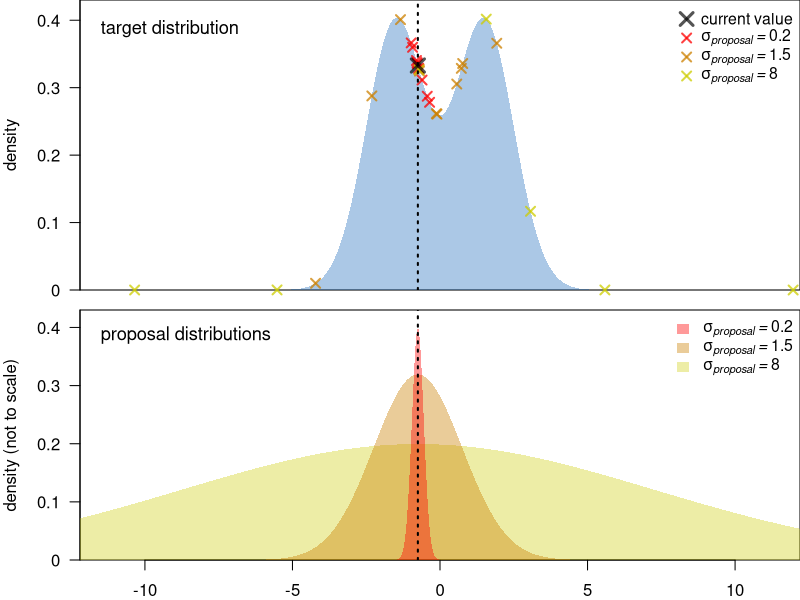
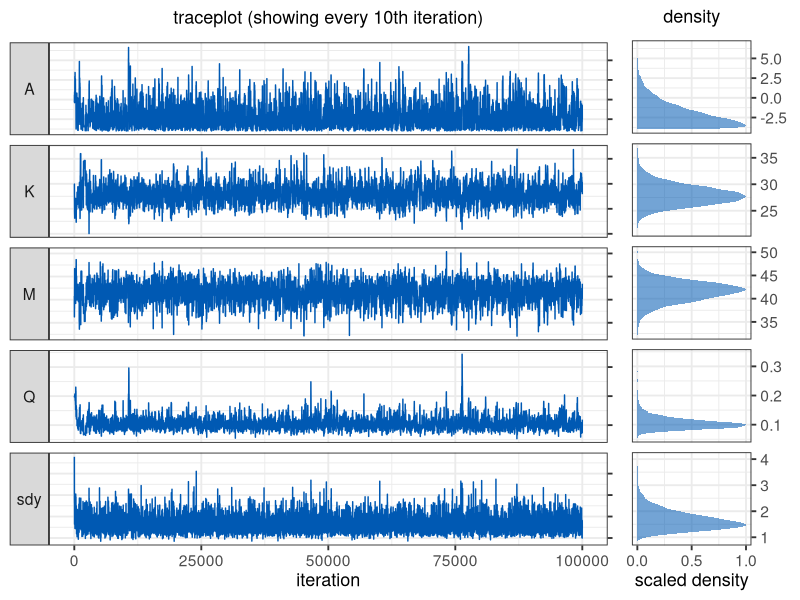
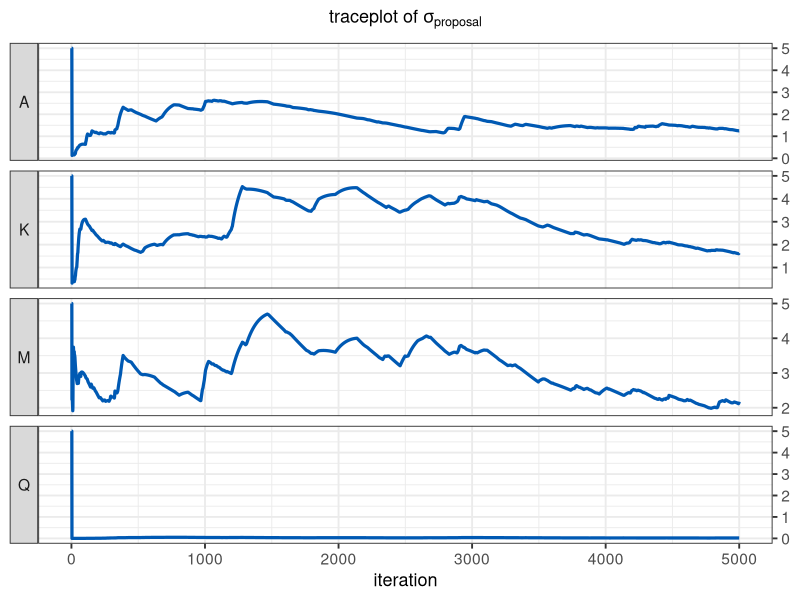

The R script that drew these images, in order:
## ---- chunk 1
knitr::opts_chunk$set(echo = TRUE)
## ---- chunk 2

set.seed(2)
par(mfrow=c(2,1),mar = c(0.5,4,0,0), las = 1)
xd <- seq(-12.2,12.2,0.01)
yd <- dnorm(xd,-1.5,1)+dnorm(xd,1.5,1)
plot(xd,yd, xlab = "", ylab = "density",type = "n", yaxs = "i", xaxs = "i", ylim = c(0,0.43), xaxt = "n", yaxt = "n")
axis(2,seq(0,0.5,0.1), c("0",as.character(seq(0.1,0.4,0.1)),NA))
text(-11.5,0.39,"target distribution", adj = c(0,.5), cex = 1.1)

error_polygon <- function(x,en,ep,color) {
  polygon( c(x[1], x, x[length(x)], x[length(x)], rev(x), x[1]),
           c((ep)[1],ep, (ep)[length(ep)], (en)[length(en)], rev(en), (en)[1]),
           border = NA, col = color)
}

col3 <- rgb(0.8,0.8,0,.75)
col2 <- rgb(0.8,0.5,0,.75)
col1 <- rgb(1,0,0,.75)


error_polygon(xd,rep(0,length(xd)),yd,rgb(0,0.35,0.7,0.33))
p1 <- -0.75
sd3 <- p1+rnorm(10,0,0.2)
points(sd3,dnorm(sd3,-1.5,1)+dnorm(sd3,1.5,1), pch = 4, cex = 1.2, lwd = 2, col = col1, xpd = T)

sd2 <- p1+rnorm(10,0,1.5)
points(sd2,dnorm(sd2,-1.5,1)+dnorm(sd2,1.5,1), pch = 4, cex = 1.2, lwd = 2, col = col2, xpd = T)

sd1 <- p1+rnorm(10,0,8)
points(sd1,dnorm(sd1,-1.5,1)+dnorm(sd1,1.5,1), pch = 4, cex = 1.2, lwd = 2, col = col3, xpd = T)

abline(v= -0.75, lty = 3, lwd = 2)
points(-0.75,dnorm(-0.75,-1.5,1)+dnorm(-0.75,1.5,1), pch = 4, cex = 1.75, lwd = 3, col = rgb(0,0,0,0.67), xpd = T)
sigmas <- c(8,1.5,0.2)
legend("topright", as.expression(c("current value",sapply(1:3, function(x) bquote(italic(sigma["proposal"]~"="~.(rev(sigmas)[x])))))), 
       col = c(rgb(0,0,0,0.67),col1,col2,col3), border = NA, bty = "n", pch = 4, 
       pt.cex = c(1.7,1.2,1.2,1.2), pt.lwd = c(3,2,2,2), cex = 0.95)


par(mar = c(2,4,0.5,0))

plot(xd,yd, xlab = "", ylab = "density (not to scale)",type = "n", yaxs = "i", xaxs = "i", ylim = c(0,0.43), yaxt = "n")
text(-11.5,0.39,"proposal distributions", adj = c(0,.5), cex = 1.1)
axis(2,seq(0,0.5,0.1), c("0",as.character(seq(0.1,0.4,0.1)),NA))

col1 <- rgb(0.8,0.8,0,0.35)
col2 <- rgb(0.8,0.5,0,0.4)
col3 <- rgb(1,0,0,0.4)

error_polygon(xd,rep(0,length(xd)),dnorm(xd,p1,8)*4,col1)
error_polygon(xd,rep(0,length(xd)),dnorm(xd,p1,1.5)*1.2,col2)
error_polygon(xd,rep(0,length(xd)),dnorm(xd,p1,0.2)*0.2,col3)


abline(v= -0.75, lty = 3, lwd = 2)
legend("topright", as.expression(sapply(1:3, function(x) bquote(italic(sigma["proposal"]~"="~.(rev(sigmas)[x]))))), 
       fill = c(col3,col2,col1), border = NA, bty = "n", cex = 0.95)


## ---- chunk 3
weighted_var <- function(x, weights, sum_weights) {
  sum(weights*((x-sum(weights*x)/sum_weights)^2))/(sum_weights)
}
## ---- chunk 4
gradient <- function(x, coeff, sdy) { # sigma is labelled "sdy"
  A = coeff[1]
  K = coeff[2]
  M = coeff[3]
  Q = coeff[4]
  return(A + max(c(K-A,0))/((1+(exp(Q*(x-M))))) + rnorm(length(x),0,sdy))
}

loglik <- function(x, y,  coeff, sdy) {
  A = coeff[1]
  K = coeff[2]
  M = coeff[3]
  Q = coeff[4]
  pred = A + max(c(K-A,0))/((1+(exp(Q*(x-M)))))
  return(sum(dnorm(y, mean = pred, sd = sdy, log = TRUE)))
}

logprior <- function(coeff) {
  return(sum(c(
    dunif(coeff[1], -4, 40, log = TRUE),
    dunif(coeff[2], -4, 40, log = TRUE),
    dnorm(coeff[3], 45, 10, log = TRUE),
    dlnorm(coeff[4], -2, 1, log = TRUE))))
}

logposterior <- function(x, y, coeff, sdy){
  return (loglik(x, y, coeff, sdy) + logprior(coeff))
}

## ---- chunk 5
MH_propose <- function(coeff, proposal_sd){
  rnorm(4,mean = coeff, sd= proposal_sd)
}
## ---- chunk 6
# Main MCMCM function
run_MCMC <- function(x, y, coeff_inits, sdy_init, nIter, proposal_sd_init = rep(5,4), 
                     nAdapt = 5000, adaptation_decay = 500){
  ### Initialisation
  coefficients = array(dim = c(nIter,4)) # set up array to store coefficients
  coefficients[1,] = coeff_inits # initialise coefficients
  sdy = rep(NA_real_,nIter) # set up vector to store sdy
  sdy[1] = sdy_init # intialise sdy
  A_sdy = 3 # parameter for the prior on the inverse gamma distribution of sdy
  B_sdy = 0.1 # parameter for the prior on the inverse gamma distribution of sdy
  n <- length(y)
  shape_sdy <- A_sdy+n/2 # shape parameter for the inverse gamma
  sd_it <- 1 # iteration index for the proposal standard deviation
  proposal_sd <- array(NA_real_,dim = c(nAdapt,4)) # array to store proposal SDs
  proposal_sd[1:3,] <- proposal_sd_init # proposal SDs before adaptation
  # pre-define exp. decaying weights for weighted variance
  allWeights <- exp((-(nAdapt-2)):0/adaptation_decay) 
  accept <- rep(NA,nIter) # vector to store the acceptance or rejection of proposals
  ### The MCMC loop
  for (i in 2:nIter){

   ## 1. Gibbs step to estimate sdy
    sdy[i] = sqrt(1/rgamma(
      1,shape_sdy,B_sdy+0.5*sum((y-gradient(x,coefficients[i-1,],0))^2)))

   ## 2. Metropolis-Hastings step to estimate the regression coefficients
    proposal = MH_propose(coefficients[i-1,],proposal_sd[sd_it,]) # new proposed values
    if(any(proposal[4] <= 0)) HR = 0 else {# Q and nu need to be >0
      # Hasting's ratio of the proposal
      HR = exp(logposterior(x = x, y = y, coeff = proposal, sdy = sdy[i]) -
                 logposterior(x = x, y = y, coeff = coefficients[i-1,], sdy = sdy[i]))}

    #if(gradient(65, proposal,0) >10) HR = 0
    # accept proposal with probability = min(HR,1)
    if (runif(1) < HR){
      accept[i] <- 1
      coefficients[i,] = proposal
      # if proposal is rejected, keep the values from the previous iteration
    }else{
      accept[i] <- 0
      coefficients[i,] = coefficients[i-1,]
    }
    # Adaptation of proposal SD
    if(i < nAdapt){ # stop adaptation after nAdapt iterations
    if(i>=3) {
    weights = allWeights[(nAdapt-i+2):nAdapt-1] # select weights for current iteration
    sum_weights = sum(weights) 
    weighted_var_coeff <- apply(coefficients[2:i,], 2, # calculate weighted variance
          function(f) weighted_var(
          f, weights = weights, sum_weights = sum_weights))


    for(v in 1:4) {if(weighted_var_coeff[v]==0)   { # if variance is zero, reduce sd
              proposal_sd[i+1,v] <- sqrt(proposal_sd[i,v]^2/5)
      } else  proposal_sd[i+1,v] <- 2.4/sqrt(4) * sqrt(weighted_var_coeff[v]) + 0.0001 
      # note that a small value is added to prevent that the adaptation gets stuck.
    }                   
                           
    }
    sd_it <- i+1 # index to access proposal_sd in the next iteration
    }
  } # end of the MCMC loop

  ###  Function output
  output = list(coeff = data.frame(A = coefficients[,1],
                           K = coefficients[,2],
                           M = coefficients[,3],
                           Q = coefficients[,4],
                           sdy = sdy),
                proposal_sd = data.frame(proposal_sd),
                accept = accept)
  # return output
    output
}
## ---- chunk 7
### Taking samples
set.seed(10)
sample_lat <- runif(10,0,90)
sample_data <- data.frame(
  x = sample_lat, 
  y = gradient(x = sample_lat, coeff = c(-2.0, 28, 41, 0.1), sd = 2))
## ---- chunk 8

### Analysis
proposal_sd_initial <- 5
nIter <- 100000
adaptation_phase <- 5000
m <- run_MCMC(x = sample_data$x, y = sample_data$y,
                                 coeff_inits = c(0,30,45,0.2), sdy_init = 4, 
                                 nIter = nIter, nAdapt = adaptation_phase, 
                                 adaptation_decay = adaptation_phase/10,
                                 proposal_sd_init = proposal_sd_initial)

## ---- chunk 9
library(ggplot2)
library(dplyr)
library(reshape)
library(cowplot)
mm <- m$coeff %>% dplyr::mutate(iteration = 1:nrow(.))
mm <- melt(mm,id.vars = "iteration")

facet.labs = c("A", "K", "M", "Q", expression(sigma["y"]))
names(facet.labs) <- c("A", "K", "M", "Q", "sdy")

p1 <- ggplot(mm %>% filter(iteration %% 10 == 0)) + geom_line(aes(x = iteration, y = value),
                             colour = rgb(0,0.35,0.7,1))+
      facet_grid(variable ~ ., switch = "y",scales = "free_y",
      labeller = labeller(variable = facet.labs)) + 
      theme(legend.position = "none")+
      theme_bw(base_size = 14)+
      theme(strip.text.y.left = element_text(angle = 0))+
      scale_y_continuous(position = "right")+
      ylab(NULL)+
      ggtitle(expression("traceplot (showing every 10th"~"iteration)"))+ 
      theme(plot.title = element_text(size = 13, face = "bold",hjust = 0.5),
            axis.title=element_text(size=13), axis.text.y=element_blank(),)


p2 <- ggplot(mm %>% filter(iteration %% 10 == 0 & iteration > 5000)) +
  #geom_vline(aes(xintercept = trueval), colour = "black", size = 1,linetype = "solid")+

 stat_density(aes(x = value, y =..scaled..), 
   fill = rgb(0,0.35,0.7,0.55), size = 1.5)+
      facet_grid(variable ~ ., scales = "free_y")+ 
     theme(legend.position = "none")+
     theme_bw(base_size = 14)+
     theme(strip.background = element_blank(),
   strip.text.y = element_blank())+ 
 scale_y_continuous(position = "left",breaks = c(0,0.5,1))+
  scale_x_continuous(position = "top")+
coord_flip()+
  ylab("scaled density")+
      xlab(NULL)+
      ggtitle(expression("density"))+ 
      theme(plot.title = element_text(size = 13, face = "bold",hjust = 0.5),
            axis.title=element_text(size=13))

plot_grid(p1, p2, ncol = 2, labels = c("", ""),
         rel_widths = c(7,2))

## ---- chunk 10
colnames(m$proposal_sd) <- c("A","K", "M", "Q")
mm <- m$proposal_sd %>% dplyr::mutate(iteration = 1:nrow(.))
mm <- melt(mm,id.vars = "iteration")
facet.labs = c("A", "K", "M", "Q")
names(facet.labs) <- c("A", "K", "M", "Q")

ggplot(mm) + geom_line(aes(x = iteration, y = value),
                             colour = rgb(0,0.35,0.7,1), size = 1.1)+
      facet_grid(variable ~ ., switch = "y",scales = "free_y",
      labeller = labeller(variable = facet.labs)) + 
      theme(legend.position = "none")+
      theme_bw(base_size = 14)+
      theme(strip.text.y.left = element_text(angle = 0))+
      scale_y_continuous(position = "right")+
      ylab(NULL)+
      ggtitle(expression("traceplot of "*sigma["proposal"]))+ 
      theme(plot.title = element_text(size = 13, face = "bold",hjust = 0.5),
            axis.title=element_text(size=13))
